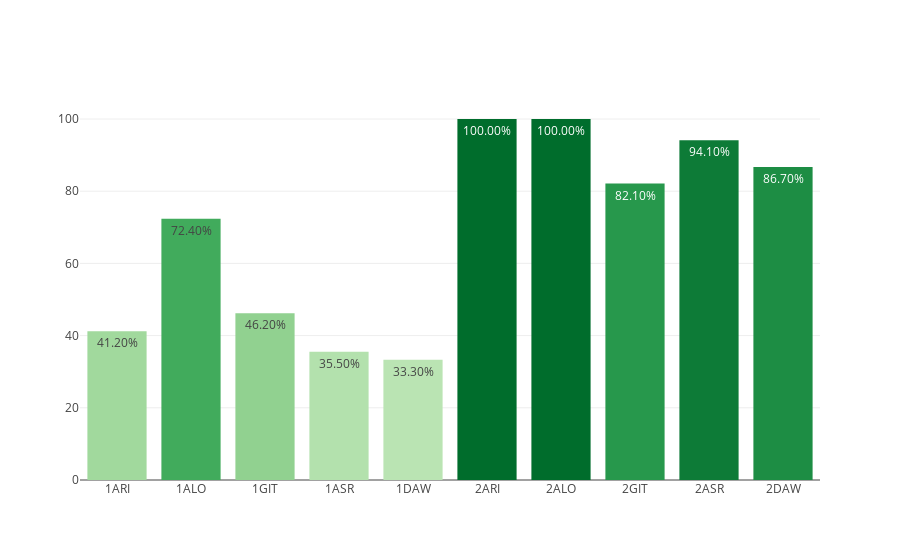

Notebook source saved alongside this figure:
### Markdown cell above
## CICLOS FORMATIVOS DE GRADO SUPERIOR

### Code cell
dfc_CFGS = loaders.get_data_by_stages(dfc, 'CFGS')
myplotly.bar_simple(dfc_CFGS.index, dfc_CFGS['éxito'])

### Figure 1 — Plotly figure (JSON) as saved in the notebook; plotly's stock layout.template omitted (floating-point values rounded to 4 significant figures)
{"data": [{"hoverinfo": "x+text", "marker": {"color": [41.2, 72.4, 46.2, 35.5, 33.3, 100, 100, 82.1, 94.1, 86.7], "colorscale": [[0, "rgb(186,228,179)"], [0.3333, "rgb(116,196,118)"], [0.6667, "rgb(49,163,84)"], [1, "rgb(0,109,44)"]]}, "text": ["41.20%", "72.40%", "46.20%", "35.50%", "33.30%", "100.00%", "100.00%", "82.10%", "94.10%", "86.70%"], "type": "bar", "uid": "8eb1ae63-4cfa-4018-948c-02fc2e8dc67d", "x": ["1ARI", "1ALO", "1GIT", "1ASR", "1DAW", "2ARI", "2ALO", "2GIT", "2ASR", "2DAW"], "y": [41.2, 72.4, 46.2, 35.5, 33.3, 100, 100, 82.1, 94.1, 86.7]}], "layout": {"title": {"text": ""}}}
